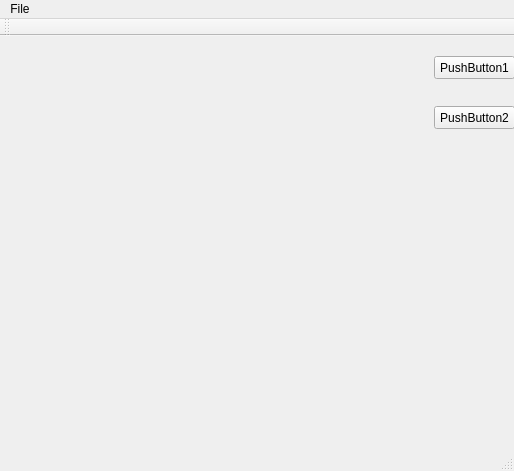
<?xml version="1.0" encoding="UTF-8"?>
<ui version="4.0">
 <class>MainWindow</class>
 <widget class="QMainWindow" name="MainWindow">
  <property name="geometry">
   <rect>
    <x>0</x>
    <y>0</y>
    <width>514</width>
    <height>471</height>
   </rect>
  </property>
  <property name="windowTitle">
   <string>MainWindow</string>
  </property>
  <widget class="QWidget" name="centralWidget">
   <widget class="QPushButton" name="pushButton">
    <property name="geometry">
     <rect>
      <x>434</x>
      <y>20</y>
      <width>81</width>
      <height>23</height>
     </rect>
    </property>
    <property name="text">
     <string>PushButton1</string>
    </property>
   </widget>
   <widget class="QPushButton" name="pushButton_2">
    <property name="geometry">
     <rect>
      <x>434</x>
      <y>70</y>
      <width>81</width>
      <height>23</height>
     </rect>
    </property>
    <property name="text">
     <string>PushButton2</string>
    </property>
   </widget>
  </widget>
  <widget class="QMenuBar" name="menuBar">
   <property name="geometry">
    <rect>
     <x>0</x>
     <y>0</y>
     <width>514</width>
     <height>23</height>
    </rect>
   </property>
   <widget class="QMenu" name="menu">
    <property name="title">
     <string>File</string>
    </property>
    <addaction name="actionOpen"/>
   </widget>
   <addaction name="menu"/>
  </widget>
  <widget class="QToolBar" name="mainToolBar">
   <property name="enabled">
    <bool>true</bool>
   </property>
   <attribute name="toolBarArea">
    <enum>TopToolBarArea</enum>
   </attribute>
   <attribute name="toolBarBreak">
    <bool>true</bool>
   </attribute>
  </widget>
  <widget class="QStatusBar" name="statusBar"/>
  <action name="actionOpen">
   <property name="checkable">
    <bool>false</bool>
   </property>
   <property name="text">
    <string>Open</string>
   </property>
  </action>
 </widget>
 <layoutdefault spacing="6" margin="11"/>
 <resources/>
 <connections/>
</ui>
